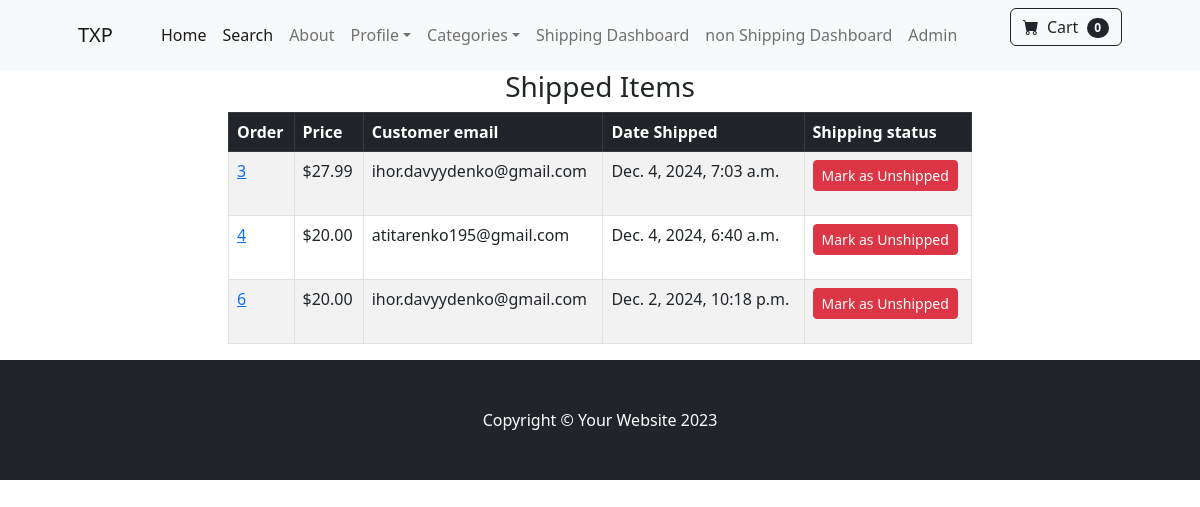
The page /payment/shipped_dash (signed in) on the database its author committed.
### payment/models.py (models this page shows, shortened)
class Order(models.Model):
    user = models.ForeignKey(User, on_delete=models.CASCADE, null=True, blank=True)
    full_name = models.CharField(max_length=255)
    email = models.EmailField(max_length=255)
    shipping_address = models.TextField(max_length=255)
    amount_paid = models.DecimalField(max_digits=15, decimal_places=2)
    date_ordered = models.DateTimeField(auto_now_add=True)
    is_shipped = models.BooleanField(default=False)
    date_shipped = models.DateTimeField(blank=True, null=True)

### payment/views.py (the view)
# urls.py: path('shipped_dash', views.shipped_dash, name='shipped_dash'),
def shipped_dash(request):
    if request.user.is_authenticated and request.user.is_superuser:
        if request.POST:
            num = request.POST['num']
            order = Order.objects.filter(id=num)
            order.update(is_shipped=False, date_shipped=None)
            messages.success(request, 'Marked as unshipped')
            return redirect('unshipped_dash')
        orders = Order.objects.filter(is_shipped=True)
        context = {'orders': orders}
        return render(request, 'payment/shipped_dash.html', context)
    else:
        messages.success(request, 'Access Denied')
        return redirect('home')

### cart/cart.py (called while the page is built)
    def __len__(self):
        return len(self.cart)

### cart/context_processors.py (called while the page is built)
def cart(request):
    cart = Cart(request)
    return {'cart': cart}

### payment/templates/payment/shipped_dash.html (shortened to what this page needs)
{% extends 'base.html' %}
{% block content %}
<div class="container">
    <div class="row">
        <center>
            <div class="col-8">
                <h3>Shipped Items</h3>
                <table class="table table-striped table-hover table-bordered">
                    <thead class="table-dark">
                    <tr>
                        <th scope="col">Order</th>
                        <th scope="col">Price</th>
                        <th scope="col">Customer email</th>
                        <th scope="col">Date Shipped</th>
                        <th scope="col">Shipping status</th>
                    </tr>
                    </thead>
                    <tbody>
                    {% for order in orders%}
                    <tr>
                        <td><a href="{% url 'orders' order.id %}"> {{ order.id }}</a></td>
                        <td>${{ order.amount_paid}}</td>
                        <td>{{ order.email}}</td>
                        <td>{{ order.date_shipped }}</td>
                        <td>
                            <form method="post">
                                <button type="submit" class="btn btn-danger btn-sm">Mark as Unshipped</button>
                            </form>
                        </td>
                    </tr>
                    {% endfor %}
                    </tbody>
                </table>
            </div>
        </center>
    </div>
</div>
{% endblock %}

### rows shown on the page
Order: id "3", amount_paid "27.99", email "ihor.davyydenko@gmail.com", date_shipped "Dec. 4, 2024, 7:03 a.m."
Order: id "4", amount_paid "20.00", email "atitarenko195@gmail.com", date_shipped "Dec. 4, 2024, 6:40 a.m."
Order: id "6", amount_paid "20.00", email "ihor.davyydenko@gmail.com", date_shipped "Dec. 2, 2024, 10:18 p.m."

### other values the page prints
{{ cart|length }} "0"
